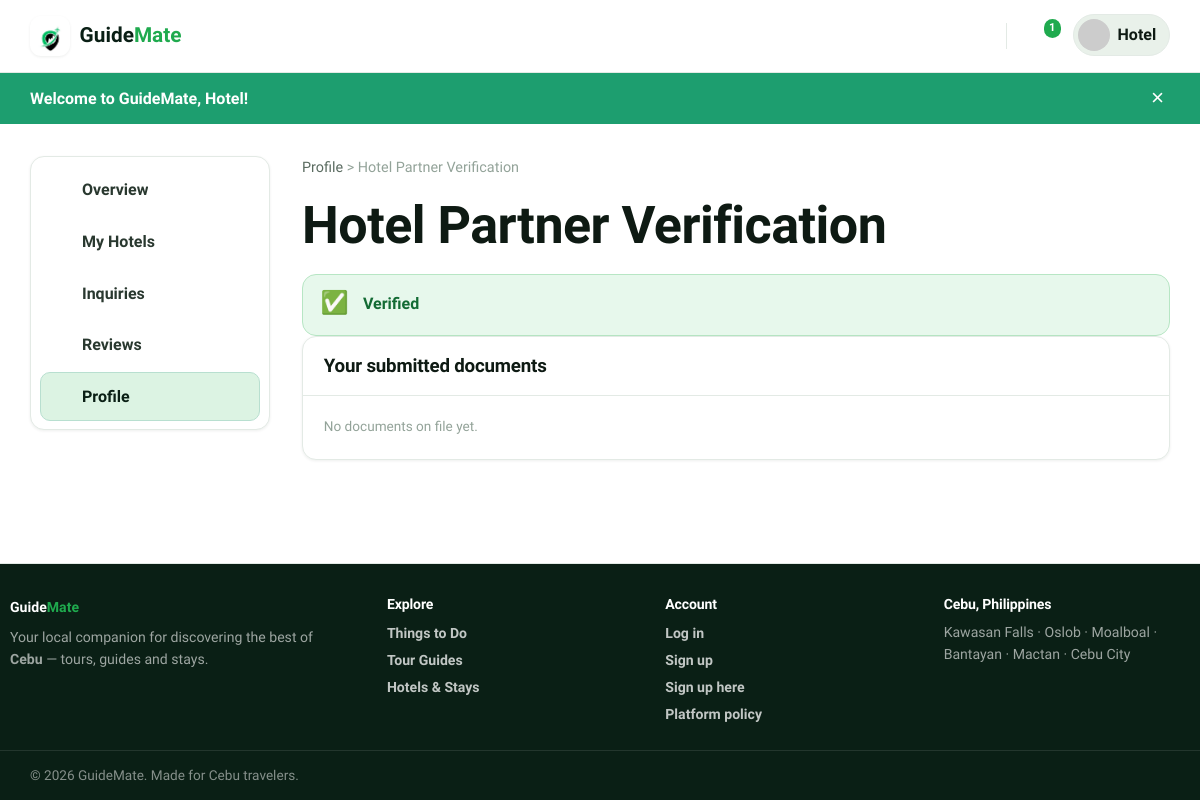
The app's page /public/dashboard/verification (signed in) with its own data.
### tables this page shows
CREATE TABLE `users` (
  `id` int(10) UNSIGNED NOT NULL,
  `name` varchar(120) NOT NULL,
  `email` varchar(190) NOT NULL,
  `password` varchar(255) NOT NULL,
  `role` enum('admin','guide','tourist','rental_admin','hotel_admin') NOT NULL DEFAULT 'tourist',
  `phone` varchar(40) DEFAULT NULL,
  `avatar` varchar(255) DEFAULT NULL,
  `bio` text DEFAULT NULL,
  `location` varchar(120) DEFAULT NULL,
  `is_active` tinyint(1) NOT NULL DEFAULT 1,
  `suspension_reason` varchar(500) DEFAULT NULL,
  `suspended_at` timestamp NULL DEFAULT NULL,
  `guide_status` enum('none','pending','approved','rejected') NOT NULL DEFAULT 'none',
  `guide_review_note` varchar(500) DEFAULT NULL,
  `guide_reviewed_at` timestamp NULL DEFAULT NULL,
  `guide_warned` tinyint(1) NOT NULL DEFAULT 0,
  `guide_warning_note` varchar(500) DEFAULT NULL,
  `admin_totp_secret` varchar(64) DEFAULT NULL,
  `admin_totp_enabled` tinyint(1) NOT NULL DEFAULT 0,
  `created_at` timestamp NOT NULL DEFAULT current_timestamp(),
  `updated_at` timestamp NOT NULL DEFAULT current_timestamp() ON UPDATE current_timestamp(),
  `last_seen_at` timestamp NULL DEFAULT NULL,
  `last_login_at` timestamp NULL DEFAULT NULL,
  `oauth_provider` varchar(20) DEFAULT NULL,
  `oauth_id` varchar(191) DEFAULT NULL,
  `login_count` int(10) UNSIGNED NOT NULL DEFAULT 0
);

### app/Views/guide/verification.php (the view, shortened to what the rows shown need)
<?php
$status = (string) ($user['guide_status'] ?? 'none');
$banner = [
    'pending' => ['cls' => 'banner-amber', 'icon' => '⏳', 'title' => __('g_ver_pending_title', 'Application under review'), 'text' => __('g_ver_pending_text', 'Our admin team is reviewing your documents. You can publish listings once your account is approved.')],
    'approved' => ['cls' => 'banner-green', 'icon' => '✅', 'title' => __('g_ver_approved_title', 'Verified'), 'text' => ''],
    'rejected' => ['cls' => 'banner-red', 'icon' => '⚠️', 'title' => __('g_ver_rejected_title', 'Application not approved'), 'text' => __('g_ver_rejected_text', 'Please review the note below, then upload updated documents to re-apply.')],
][$status] ?? ['cls' => 'banner-amber', 'icon' => 'ℹ️', 'title' => __('g_ver_default_title', 'Verification'), 'text' => __('g_ver_default_text', 'Submit your documents to become a verified guide.')];
$breadcrumbTitle = match ((string) ($user['role'] ?? '')) {
    'hotel_admin' => 'Hotel Partner Verification',
    'rental_admin' => 'Rental Partner Verification',
    default => 'Guide Verification',
};
?>
<div class="container">
    <div class="dash-layout">
        <?= \App\Core\View::partial('partials/dash-nav') ?>
        <div>
            <div class="breadcrumb" style="margin-top:0;"><a href="<?= e(url('/profile')) ?>"><?= e(__('d_profile', 'Profile')) ?></a> &gt; <?= e($breadcrumbTitle) ?></div>
            <h1 style="margin-bottom:1rem;"><?= e($heading ?? $breadcrumbTitle) ?></h1>
            <div class="status-banner <?= $banner['cls'] ?>">
                <?php if ($banner['icon'] !== ''): ?><span class="status-icon"><?= $banner['icon'] ?></span><?php endif; ?>
                <div>
                    <strong><?= e($banner['title']) ?></strong>
                </div>
            </div>
            <div class="panel">
                <div class="panel-head"><h3><?= e(__('g_submitted_docs', 'Your submitted documents')) ?></h3></div>
                <div class="panel-body">
                    <?php if ($documents === []): ?>
                        <p class="hint mb-0"><?= e(__('g_no_docs', 'No documents on file yet.')) ?></p>
                    <?php endif; ?>
                </div>
            </div>
        </div>
    </div>
</div>

### app/Core/Router.php (shortened to what the rows shown need)
<?php
final class Router
{
    private array $routes = [];
    private function add(string $method, string $pattern, array $handler, array $guards): void
    {
        $this->routes[] = [
            'method' => $method,
            'pattern' => $pattern,
            'handler' => $handler,
            'guards' => $guards,
        ];
    }
    public function dispatch(string $method, string $uri): void
    {
        $path = $this->normalize($uri);
        $method = strtoupper($method);
        foreach ($this->routes as $route) {
            if ($route['method'] !== $method) {
                continue;
            }
            $regex = $this->compile($route['pattern']);
            if (preg_match($regex, $path, $matches) === 1) {
                $params = array_filter($matches, 'is_string', ARRAY_FILTER_USE_KEY);
                $this->runGuards($route['guards']);
                $this->invoke($route['handler'], $params);
                return;
            }
        }
    }
    private function compile(string $pattern): string
    {
        $regex = preg_replace('#\{([a-zA-Z_][a-zA-Z0-9_]*)\}#', '(?P<$1>[^/]+)', $pattern);
        return '#^' . $regex . '$#';
    }
    private function normalize(string $uri): string
    {
        $path = parse_url($uri, PHP_URL_PATH) ?: '/';
        $base = App::basePath();
        if ($base !== '' && str_starts_with($path, $base)) {
            $path = substr($path, strlen($base));
        }
        $path = str_replace('/index.php', '', $path);
        $path = '/' . trim($path, '/');
        return $path === '/' ? '/' : rtrim($path, '/');
    }
    private function runGuards(array $guards): void
    {
        foreach ($guards as $guard) {
            switch ($guard) {
                case 'provider':
                    if (!Auth::isProvider()) {
                        abort(403, 'Service providers only.');
                    }
                    break;
            }
        }
    }
    private function invoke(array $handler, array $params): void
    {
        [$class, $action] = $handler;
        $controller = new $class();
        $controller->{$action}(...array_values($params));
    }
}

### app/Views/layouts/main.php (shortened to what the rows shown need)
<?php
$user = auth_user();
$isGuide = ($user['role'] ?? null) === 'guide';
$current = parse_url($_SERVER['REQUEST_URI'] ?? '/', PHP_URL_PATH) ?: '/';
$base = \App\Core\App::basePath();
if ($base !== '' && str_starts_with($current, $base)) {
    $current = substr($current, strlen($base)) ?: '/';
}
$current = '/' . trim($current, '/');
$publicBrowse = $current === '/'
    || in_array($current, ['/listings', '/things-to-do', '/tour-guides', '/hotels'], true)
    || str_starts_with($current, '/listing/');
$isMessages = str_starts_with($current, '/messages');
$isDashboard = str_starts_with($current, '/dashboard') || str_starts_with($current, '/profile');
$hideFooter = $isMessages;
$guideWarned = $user && ($user['role'] ?? null) === 'guide' && \App\Models\User::isGuideWarned((int) $user['id']);
$headerUser = ($isGuide && $publicBrowse) ? null : $user;
$unread = 0;
if ($headerUser) {
    $unread = \App\Models\Message::unreadCount((int) $headerUser['id']);
}
$currentLocale = $_SESSION['_locale'] ?? 'en';
?>
<!DOCTYPE html>
<html lang="<?= e($currentLocale === 'tl' ? 'tl' : 'en') ?>">
<head>
    <link rel="stylesheet" href="<?= e(asset('css/style.css')) ?>">
</head>
<body class="<?= e(trim(($isMessages ? 'page-messages ' : '') . ($isDashboard ? 'page-dashboard ' : '') . ($hideFooter ? 'page-no-footer ' : '') . ($guideWarned ? 'guide-warned' : ''))) ?>">
<header class="site-header" id="siteHeader">
    <div class="container header-inner">
<?php if ($isGuide): ?>
            <span class="brand brand-static">
                <span class="brand-mark">◐</span>
                <span class="brand-text">Guide<strong>Mate</strong></span>
            </span>
        <?php else: ?>
            <a href="<?= e(url('/')) ?>" class="brand">
                <span class="brand-mark">◐</span>
                <span class="brand-text">Guide<strong>Mate</strong></span>
            </a>
        <?php endif; ?>
        <nav class="main-nav" id="mainNav">
            <?php if ($headerUser): ?>
                <a href="<?= e(url('/messages')) ?>" class="nav-icon" title="Messages" aria-label="Messages">
                    <?= admin_icon('messages', 22) ?><?php if ($unread > 0): ?><span class="badge"><?= (int) $unread ?></span><?php endif; ?>
                </a>
                <div class="nav-menu">
                    <button class="nav-avatar" id="userMenuBtn">
                        <img src="<?= e(img_src($headerUser['avatar'] ?? null, 'avatar' . $headerUser['id'])) ?>" alt="">
                        <span><?= e(explode(' ', (string) $headerUser['name'])[0]) ?></span>
                    </button>
                </div>
            <?php else: ?>
                <a href="<?= e(url('/login')) ?>" class="btn btn-ghost btn-sm">Log in</a>
                <a href="<?= e(url('/register')) ?>" class="btn btn-primary btn-sm">Sign up</a>
            <?php endif; ?>
        </nav>
    </div>
</header>
<?php foreach (['success' => 'flash-success', 'error' => 'flash-error', 'info' => 'flash-info'] as $key => $cls): ?>
    <?php if ($msg = flash($key)): ?>
        <div class="flash <?= $cls ?>" role="alert">
            <div class="container"><?= e($msg) ?><button class="flash-close" aria-label="Dismiss">&times;</button></div>
        </div>
    <?php endif; ?>
<?php endforeach; ?>
<main>
    <?= $content ?>
</main>
<?php if (!$hideFooter): ?>
<footer class="site-footer<?= $isDashboard ? ' site-footer--dash' : '' ?>">
    <div class="container footer-grid">
        <div>
            <?php if ($isGuide): ?>
                <span class="brand brand-static">
                    <span class="brand-mark">◐</span><span class="brand-text">Guide<strong>Mate</strong></span>
                </span>
            <?php else: ?>
                <a href="<?= e(url('/')) ?>" class="brand">
                    <span class="brand-mark">◐</span><span class="brand-text">Guide<strong>Mate</strong></span>
                </a>
            <?php endif; ?>
            <p class="footer-tag">Your local companion for discovering the best of <strong>Cebu</strong> — tours, guides and stays.</p>
        </div>
        <div>
            <h4>Explore</h4>
            <a href="<?= e(url('/things-to-do')) ?>">Things to Do</a>
            <a href="<?= e(url('/tour-guides')) ?>">Tour Guides</a>
            <a href="<?= e(url('/hotels')) ?>">Hotels &amp; Stays</a>
        </div>
        <div>
            <h4>Account</h4>
            <a href="<?= e(url('/login')) ?>">Log in</a>
            <a href="<?= e(url('/register')) ?>">Sign up</a>
            <a href="<?= e(url('/register?role=guide')) ?>">Sign up here</a>
            <a href="<?= e(url('/policy')) ?>">Platform policy</a>
        </div>
        <div>
            <h4>Cebu, Philippines</h4>
            <p class="footer-tag footer-locations">Kawasan Falls · Oslob · Moalboal · Bantayan · Mactan · Cebu City</p>
        </div>
    </div>
    <div class="footer-bottom">
        <div class="container">© <?= date('Y') ?> GuideMate. Made for Cebu travelers.</div>
    </div>
</footer>
<?php endif; ?>
</body>
</html>

### records on screen
users: role+name "Hotel", role "Hotel Partner Verification", guide_status "✅", guide_status "Verified"

### other values on screen
$unread "1"
$msg "Welcome to GuideMate, Hotel!"
